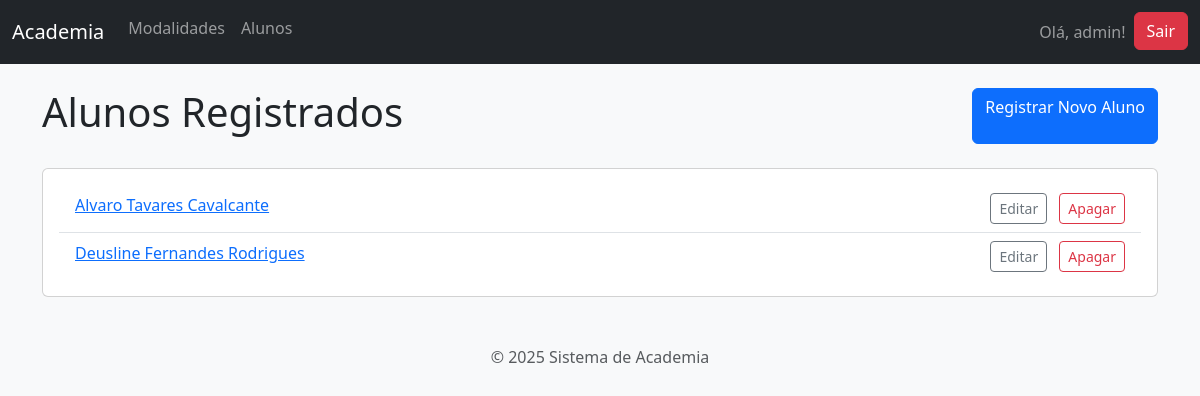
The app's page /gestao/alunos/ (signed in) with its own data.
### gestao_academia/models.py (models this page shows, shortened)
class Aluno(models.Model):
    nome_completo = models.CharField(max_length=255, verbose_name="Nome Completo")
    cpf = models.CharField(max_length=14, unique=True, verbose_name="CPF", help_text="Formato: 000.000.000-00", null=True)
    data_nascimento = models.DateField(verbose_name="Data de Nascimento")
    telefone = models.CharField(max_length=20, blank=True, null=True, verbose_name="Telefone")
    email = models.EmailField(max_length=255, unique=True, verbose_name="E-mail")
    responsavel = models.CharField(max_length=255, blank=True, null=True, verbose_name="Nome do Responsável (se menor de 18 anos)")
    cep = models.CharField(max_length=9, blank=True, null=True, verbose_name="CEP")
    rua = models.CharField(max_length=255, blank=True, null=True, verbose_name="Rua")
    numero = models.CharField(max_length=10, blank=True, null=True, verbose_name="Número")
    complemento = models.CharField(max_length=100, blank=True, null=True, verbose_name="Complemento")
    bairro = models.CharField(max_length=100,blank=True, null=True, verbose_name="Bairro")
    cidade = models.CharField(max_length=100, blank=True, null=True, verbose_name="Cidade")
    estado = models.CharField(max_length=2, blank=True, null=True, verbose_name="Estado (UF)")
    data_matricula = models.DateField(default=timezone.now, verbose_name="Data da Matrícula")
    plano = models.ForeignKey(Plano, on_delete=models.SET_NULL, null=True, blank=True, related_name="alunos", verbose_name="Plano Atual")
    foto = models.ImageField(upload_to='fotos_alunos/', blank=True, null=True, verbose_name="Foto")
    modalidades = models.ManyToManyField(Modalidade, through='MatriculaModalidade', related_name="alunos")

### gestao_academia/views.py (the view)
# urls.py: path('alunos/', views.lista_alunos, name='lista_alunos'),
@login_required
def lista_alunos(request):
    alunos = Aluno.objects.all().order_by('nome_completo')
    return render(request, 'gestao_academia/aluno_lista.html', {'alunos': alunos})

### gestao_academia/templates/gestao_academia/aluno_lista.html (shortened to what this page needs)
{% extends "base.html"%}
{% block content %}
<div class="d-flex justify-content-between aling-items-center mb-4">
    <h1>Alunos Registrados</h1>
    <a href="{% url 'aluno_criar' %}" class="btn btn-primary">Registrar Novo Aluno</a>
</div>
<div class="card">
    <div class="card-body">
        <ul class="list-group list-group-flush">
            {% for aluno in alunos %}
            <li class="list-group-item d-flex justify-content-between aling-items-center">
                <a href="{% url 'aluno_detalhe' pk=aluno.pk %}">{{ aluno.nome_completo}}</a>
                <div>
                    <a href="{% url 'aluno_editar' pk=aluno.pk %}" class="btn btn-sm btn-outline-secondary  me-2">Editar</a>
                    <a href="{% url 'aluno_apagar' pk=aluno.pk %}" class="btn btn-sm btn-outline-danger">Apagar</a>
                </div>
            </li>
            {% empty %}
            <li class="list-group-item">Nenhum aluno registrado.</li>
            {% endfor %}
        </ul>
    </div>
</div>
{% endblock %}

### templates/base.html (shortened to what this page needs)
<!DOCTYPE html>
<html lang="pt-br">
<head>
    <link href="https://cdn.jsdelivr.net/npm/bootstrap@5.3.3/dist/css/bootstrap.min.css" rel="stylesheet">
</head>
<body class="bg-light">
    <nav class="navbar navbar-expand-lg navbar-dark bg-dark mb-4">
    <div class="container-fluid">
        <a class="navbar-brand" href="{% url 'pagina_inicial' %}">Academia</a>
        <div class="collapse navbar-collapse" id="navbarNav">
            <ul class="navbar-nav me-auto mb-2 mb-1g-0">
                <li class="nav-item">
                    <a class="nav-link" href="{% url 'lista_modalidades' %}">Modalidades</a>
                </li>
                <li class="nav-item">
                    <a class="nav-link" href="{% url 'lista_alunos' %}">Alunos</a>
                </li>
            </ul>
            <ul class="navbar-nav ms-auto">
                {% if user.is_authenticated %}
                    <li class="nav-item">
                        <span class="nav-link">Olá, {{ user.username }}!</span>
                    </li>
                    <li class="nav-item">
                        <form action="{% url 'logout' %}" method="post">
                            <button type="submit" class="btn btn-danger">Sair</button>
                        </form>
                    </li>
                {% endif %}
            </ul>
        </div>
    </div>
</nav>
    <main class="container">
        {% block content %}{% endblock %}
    </main>
    <footer class="text-center text-muted mt-5">
        <p>&copy; {% now "Y" %} Sistema de Academia</p>
    </footer>
</body>
</html>

### records on screen
Aluno: nome_completo "Alvaro Tavares Cavalcante"
Aluno: nome_completo "Deusline Fernandes Rodrigues"

### other values on screen
{{ user.username }} "admin"
